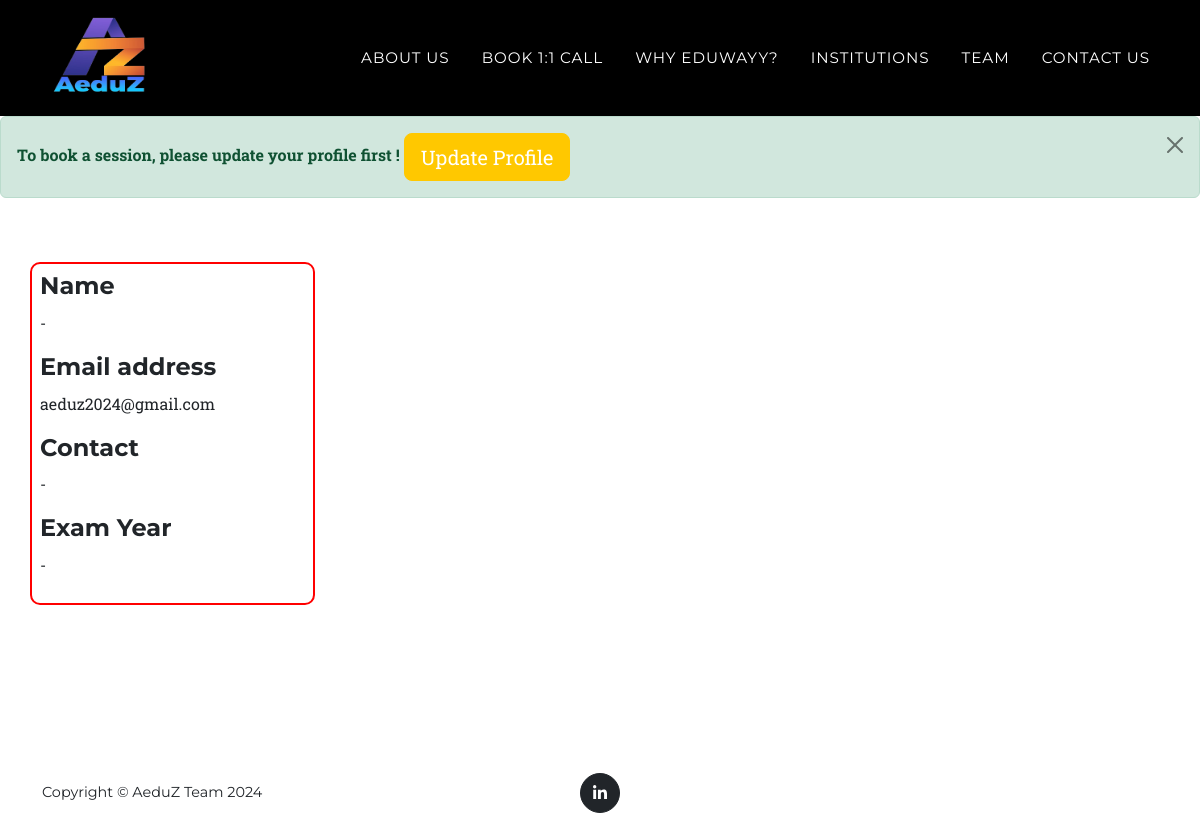
Page /dashboard (signed in) on the earlier database version.
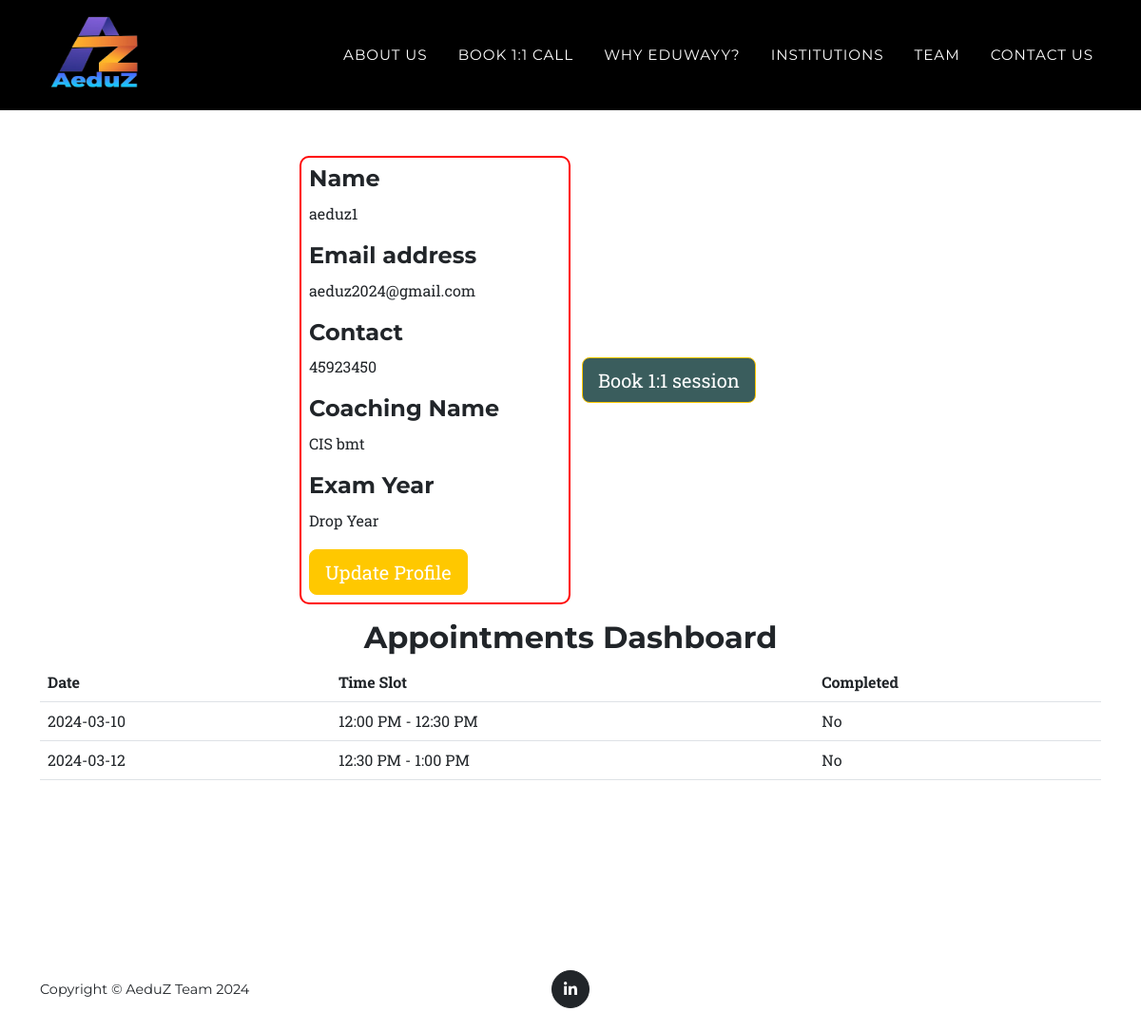
Same page on the later database version.
### insti_app/models.py (models this page shows, shortened)
class Mentee(models.Model):
    name = models.CharField(max_length=50)
    email = models.EmailField(max_length=200)
    contact = models.CharField(max_length=200)
    coaching = models.CharField(max_length=200)
    year_of_study = models.CharField(max_length=20)
    verified = models.BooleanField(default=False)

### book/models.py (models this page shows, shortened)
class BookModel(models.Model):
    date = models.CharField(max_length=100)
    timeslot = models.CharField(max_length=100)  # Assuming timeslot is a text field
    email = models.CharField(max_length=100)
    completed=models.BooleanField(default=False)

### startup/views.py (the view)
# urls.py: path("dashboard",dashboard_view,name='dashboard_name'),
def dashboard_view(request):
    if request.user.is_authenticated:
        user = request.user  # Replace this with how you retrieve the email
        user_email=user.email
        mentor_info = MentorReg.objects.filter(email=user_email).first()
        institute_info = InstiModel.objects.filter(email=user_email).first()
        mentee_info=Mentee.objects.filter(email=user_email).first()
        appointments = BookModel.objects.filter(email=user_email)
        context = {}
        context['appointments']=appointments
        context['mentee_update']= True
        if mentee_info:
            context['mentee_update']=False
        context['user']=user
        context['mentor_info'] = mentor_info
        context['mentee_info'] = mentee_info
        context['institute_info'] = institute_info
        if mentor_info:
            context['is_mentor'] = True
        elif institute_info:
            context['is_institute'] = True
        return render(request, 'dashboard.html', context)
    else:
        return render(request,'index.html',{'insti_form':False,'menti_form':False,'contact_form':False,'dashboard':True })

### templates/dashboard.html (shortened to what this page needs)
<!DOCTYPE html>
{% load static %}
<html lang="en">
    <head>
        <link href="{% static 'css/styles.css'%}" rel="stylesheet" />
    </head>
    <body id="page-top">
        <nav class="navbar navbar-expand-lg navbar-dark fixed-top " style="position: relative;" id="mainNav">
          <div class="container">
            <a class="navbar-brand" href="/"><img src="{% static 'aeduz_transparent.png' %} " style="width:120px;height:90px;" alt="..." /></a>
              <div class="collapse navbar-collapse" id="navbarResponsive">
                  <ul class="navbar-nav text-uppercase ms-auto py-4 py-lg-0">
                      <li class="nav-item"><a class="nav-link" href="/#services">About Us</a></li>
                      <li class="nav-item"><a class="nav-link" href="/#portfolio">Book 1:1 Call</a></li>
                      <li class="nav-item"><a class="nav-link" href="/#about">Why Eduwayy?</a></li>
                      <li class="nav-item"><a class="nav-link" href="/institutes">Institutions </a></li>
                      <li class="nav-item"><a class="nav-link" href="/#team">Team</a></li>
                      <li class="nav-item"><a class="nav-link" href="/#contact">Contact Us</a></li>
                  </ul>
              </div>
          </div>
      </nav>
        {% if mentee_update %}
        <div class="alert alert-success alert-dismissible fade show " role="alert">
            <strong>To book a session, please update your profile first !</strong>
            <button type="button" class="btn btn-primary btn-lg" data-bs-toggle= "modal" data-bs-target = "#staticBackdrop_update">
                Update Profile
              </button> </strong>
            <button type="button" class="btn-close" data-bs-dismiss="alert" aria-label="Close"></button>
          </div>
        {% endif %}
        <section class="fdb-block">
            <div class="container">
                <div class="row align-items-center">
                    {% if is_mentor %}
                        {% if mentor_info.verified %}
                            <p style="font-size: 22px;">Welcome Mentor</p>
                            <h1 style="color: rgb(35 127 83);">{{ mentor_info.name }}</h1>
                        {% else %}
                            <h1 style="color: rgb(127, 35, 35);">Not verified {{ mentor_info.name }}</h1>
                        {% endif %}
                    {% elif mentee_update %}
                    <div class="col-md-3 p-2" style='border:2px red solid;border-radius: 10px;'>
                        <div class="mb-3">
                            <h4>Name</h4>
                            <p> -   </p>
                        </div>
                        <div class="mb-3">
                            <h4>Email address</h4>
                            <p>{{user.email}}</p>
                        </div>
                        <div class="mb-3">
                            <h4>Contact</h4>
                            <p> - </p>
                        </div>
                        <div class="mb-3">
                            <h4>Exam Year</h4>
                            <p> - </p>
                        </div>
                    </div>
                    {% else %}
                    <div class="col-md-3 offset-md-3 p-2" style='border:2px red solid;border-radius: 10px;'>
                        <div class="mb-3">
                            <h4>Name</h4>
                            <p> {{mentee_info.name}}</p>
                        </div>
                        <div class="mb-3">
                            <h4>Email address</h4>
                            <p>{{user.email}}</p>
                        </div>
                        <div class="mb-3">
                            <h4>Contact</h4>
                            <p> {{mentee_info.contact}} </p>
                        </div>
                        <div class="mb-3">
                            <h4>Coaching Name</h4>
                            <p> {{mentee_info.coaching}} </p>
                        </div>
                        <div class="mb-3">
                            <h4>Exam Year</h4>
                            <p> {{mentee_info.year_of_study}} </p>
                        </div>
                        <button type="button" class="btn btn-primary btn-lg" data-bs-toggle= "modal" data-bs-target = "#staticBackdrop_update">
                            Update Profile
                          </button>
                    </div>
                    <div class="col-md-3">
                        <a  href="/booking" type="button"  class="btn btn-primary btn-lg" style="background-color: rgb(58, 93, 93);" >
                            Book 1:1 session
                          </a>
                    </div>
                    <div class="container my-3">
                        <center>
                            <h2>Appointments Dashboard</h2>
                        </center>
                        <table class="table">
                            <thead>
                                <tr>
                                    <th>Date</th>
                                    <th>Time Slot</th>
                                    <th>Completed</th>
                                </tr>
                            </thead>
                            <tbody>
                                {% for appointment in appointments %}
                                <tr>
                                    <td>{{ appointment.date }}</td>
                                    <td>{{ appointment.timeslot }}</td>
                                    <td>{% if appointment.completed %}Yes{% else %}No{% endif %}</td>
                                </tr>
                                {% endfor %}
                            </tbody>
                        </table>
                    </div>
                    {% endif %}
                </div>
            </div>
        </section>
        <section class="">
        </section>
        <footer class="footer py-4">
            <div class="container">
                <div class="row align-items-center">
                    <div class="col-lg-4 text-lg-start">Copyright &copy; AeduZ Team 2024</div>
                    <div class="col-lg-4 my-3 my-lg-0">
                        <a class="btn btn-dark btn-social mx-2" href="https://www.linkedin.com/company/aeduz/" target='_blank' aria-label="LinkedIn"><i class="fab fa-linkedin-in"></i></a>
                    </div>
                </div>
            </div>
        </footer>
    </body>
</html>

Differences in the rows shown:
added Mentee: name "aeduz1", contact "45923450", coaching "CIS bmt", year_of_study "Drop Year"
added BookModel: date "2024-03-10", timeslot "12:00 PM - 12:30 PM", completed "No"
added BookModel: date "2024-03-12", timeslot "12:30 PM - 1:00 PM", completed "No"
Other differences:
{{ user.email }}: (not shown) → "aeduz2024@gmail.com"
{{ user.email }}: "aeduz2024@gmail.com" → (not shown)
text no longer shown: "To book a session, please update your profile first ! - - -"
text now shown: "Coaching Name Book 1:1 session Appointments Dashboard Date Time Slot Completed"
